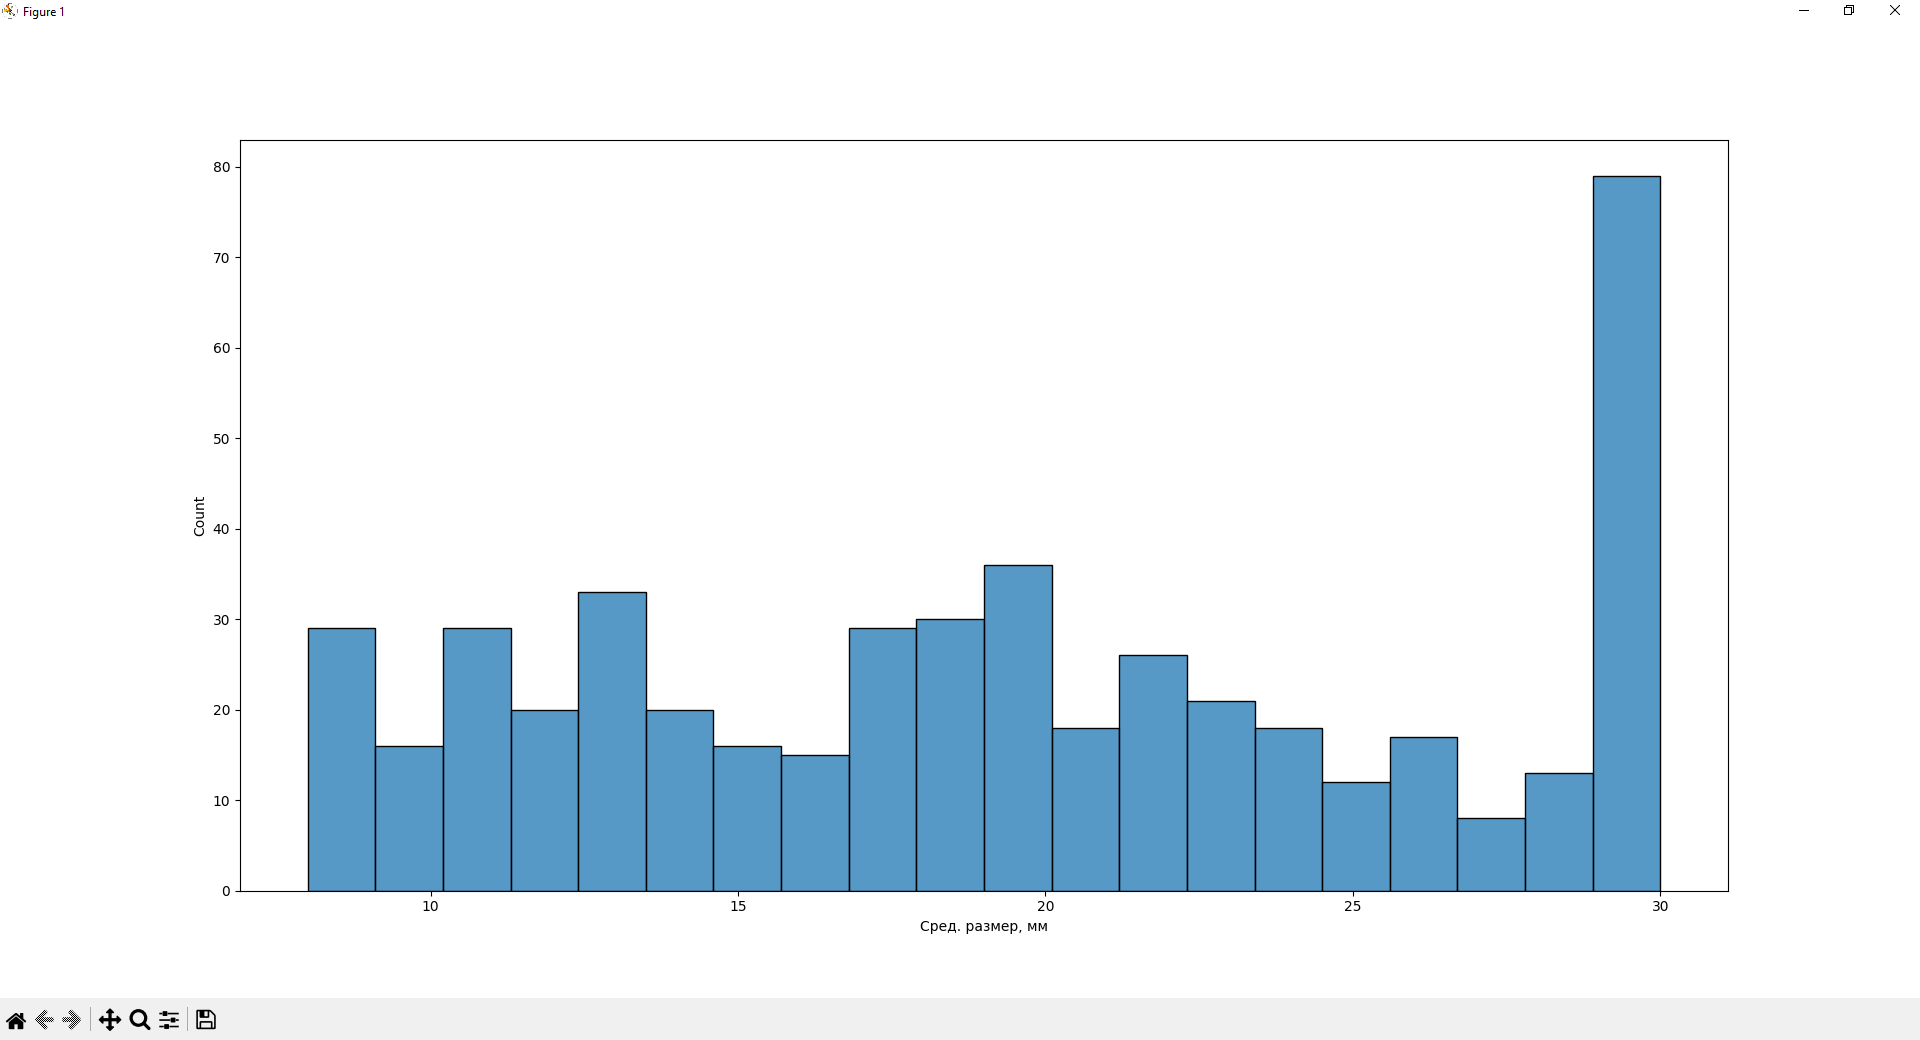

The script that drew this image:
import pandas as pd
import numpy as np
import seaborn as sns
import matplotlib.pyplot as plt

onk = "Онк/Неонк"
minSize = "Мин. размер, мм"
maxSize = "Макс. размер, мм"
avgSize = "Сред. размер, мм"

df = pd.read_excel("Data_exam.xlsx", header=1)

sns.histplot(data=df, x=avgSize, bins=20)
plt.show()
